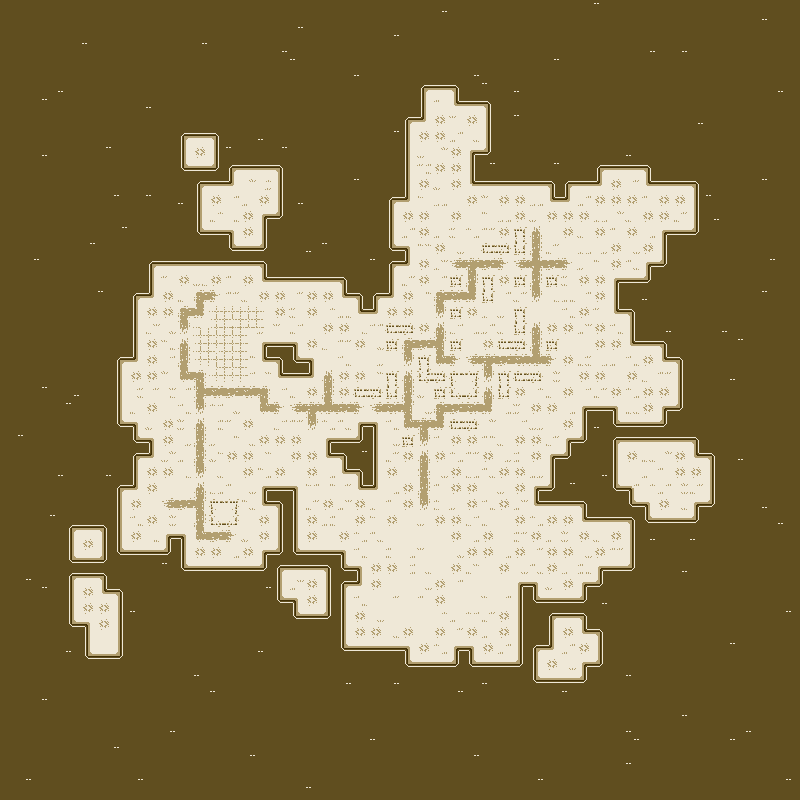

This game map was drawn from its Tiled (.tmx) file and the tilesets committed beside it. A one-line description and the trimmed map source follow:
An orthogonal 100x100 tile map with 8x8 px tiles, 1 tile layer (ground_layer) and 292 objects (19x CloudSpawner).

<map version="2017.05.02" orientation="orthogonal" renderorder="left-down" width="100" height="100" tilewidth="8" tileheight="8" nextobjectid="509">
 <tileset firstgid="1" source="../../tilesets/sepia-level-tileset.tsx" />
 <layer name="ground_layer" width="100" height="100">
  <data>[10000 cells, 10000 non-empty, 154 distinct tile ids]</data>
 </layer>
 <objectgroup name="objects_layer">
  <object id="173" x="248" y="408" width="16" height="16">
   <properties>
    <property name="prefab.code" value="CameraActor0" />
   </properties>
  </object>
  <object id="175" x="248" y="528" width="16" height="16">
   <properties>
    <property name="prefab.code" value="ActorControllerMediumDirectionRight" />
   </properties>
  </object>
  <object id="176" x="568" y="512" width="16" height="16">
   <properties>
    <property name="prefab.code" value="ActorControllerMediumDirectionUp" />
   </properties>
  </object>
  <object id="177" x="552" y="216" width="16" height="16">
   <properties>
    <property name="prefab.code" value="ActorControllerMediumDirectionLeft" />
   </properties>
  </object>
  <object id="179" x="232" y="232" width="16" height="16">
   <properties>
    <property name="prefab.code" value="ActorControllerMediumDirectionDown" />
   </properties>
  </object>
  <object id="181" x="144" y="480" width="16" height="16">
   <properties>
    <property name="prefab.code" value="Tree1" />
   </properties>
  </object>
  <object id="182" x="128" y="496" width="16" height="16">
   <properties>
    <property name="prefab.code" value="Tree1" />
   </properties>
  </object>
  <object id="183" x="144" y="512" width="16" height="16">
   <properties>
    <property name="prefab.code" value="Tree1" />
   </properties>
  </object>
  <object id="184" x="128" y="528" width="16" height="16">
   <properties>
    <property name="prefab.code" value="Tree1" />
   </properties>
  </object>
  <object id="185" x="192" y="544" width="16" height="16">
   <properties>
    <property name="prefab.code" value="Tree1" />
   </properties>
  </object>
  <object id="186" x="208" y="544" width="16" height="16">
   <properties>
    <property name="prefab.code" value="Tree1" />
   </properties>
  </object>
  <object id="187" x="160" y="464" width="16" height="16">
   <properties>
    <property name="prefab.code" value="Tree1" />
   </properties>
  </object>
  <object id="188" x="144" y="464" width="16" height="16">
   <properties>
    <property name="prefab.code" value="Tree1" />
   </properties>
  </object>
  <object id="189" x="160" y="432" width="16" height="16">
   <properties>
    <property name="prefab.code" value="Tree1" />
   </properties>
  </object>
  <object id="190" x="160" y="416" width="16" height="16">
   <properties>
    <property name="prefab.code" value="Tree1" />
   </properties>
  </object>
  <object id="191" x="144" y="400" width="16" height="16">
   <properties>
    <property name="prefab.code" value="Tree1" />
   </properties>
  </object>
  <object id="192" x="224" y="448" width="16" height="16">
   <properties>
    <property name="prefab.code" value="Tree1" />
   </properties>
  </object>
  <object id="193" x="240" y="416" width="16" height="16">
   <properties>
    <property name="prefab.code" value="Tree1" />
   </properties>
  </object>
  <object id="194" x="240" y="448" width="16" height="16">
   <properties>
    <property name="prefab.code" value="Tree1" />
   </properties>
  </object>
  <object id="195" x="240" y="464" width="16" height="16">
   <properties>
    <property name="prefab.code" value="Tree1" />
   </properties>
  </object>
  <object id="196" x="240" y="512" width="16" height="16">
   <properties>
    <property name="prefab.code" value="FactoryChimney0" />
   </properties>
  </object>
  <object id="197" x="256" y="512" width="16" height="16">
   <properties>
    <property name="prefab.code" value="Tree1" />
   </properties>
  </object>
  <object id="198" x="256" y="528" width="16" height="16">
   <properties>
    <property name="prefab.code" value="Tree1" />
   </properties>
  </object>
  <object id="199" x="240" y="544" width="16" height="16">
   <properties>
    <property name="prefab.code" value="Tree1" />
   </properties>
  </object>
  <object id="200" x="304" y="576" width="16" height="16">
   <properties>
    <property name="prefab.code" value="Tree1" />
   </properties>
  </object>
  <object id="201" x="304" y="592" width="16" height="16">
   <properties>
    <property name="prefab.code" value="Tree1" />
   </properties>
  </object>
  <object id="202" x="96" y="600" width="16" height="16">
   <properties>
    <property name="prefab.code" value="Tree1" />
   </properties>
  </object>
  <object id="203" x="80" y="600" width="16" height="16">
   <properties>
    <property name="prefab.code" value="Tree1" />
   </properties>
  </object>
  <object id="204" x="96" y="616" width="16" height="16">
   <properties>
    <property name="prefab.code" value="Tree1" />
   </properties>
  </object>
  <object id="205" x="80" y="584" width="16" height="16">
   <properties>
    <property name="prefab.code" value="Tree0" />
   </properties>
  </object>
  <object id="206" x="80" y="536" width="16" height="16">
   <properties>
    <property name="prefab.code" value="Tree1" />
   </properties>
  </object>
  <object id="207" x="192" y="144" width="16" height="16">
   <properties>
    <property name="prefab.code" value="Tree1" />
   </properties>
  </object>
  <object id="208" x="208" y="192" width="16" height="16">
   <properties>
    <property name="prefab.code" value="Tree1" />
   </properties>
  </object>
  <object id="209" x="256" y="192" width="16" height="16">
   <properties>
    <property name="prefab.code" value="Tree1" />
   </properties>
  </object>
  <object id="210" x="240" y="208" width="16" height="16">
   <properties>
    <property name="prefab.code" value="Tree1" />
   </properties>
  </object>
  <object id="211" x="240" y="224" width="16" height="16">
   <properties>
    <property name="prefab.code" value="Tree1" />
   </properties>
  </object>
  <object id="212" x="208" y="496" width="32" height="32">
   <properties>
    <property name="prefab.code" value="FactoryIntacted0" />
   </properties>
  </object>
  <object id="213" x="176" y="512" width="16" height="16">
   <properties>
    <property name="prefab.code" value="Spool0" />
   </properties>
  </object>
  <object id="214" x="160" y="480" width="32" height="16">
   <properties>
    <property name="prefab.code" value="StorageMediumCrates0Horizontal" />
   </properties>
  </object>
  <object id="215" x="216" y="344" width="32" height="32">
   <properties>
    <property name="prefab.code" value="EnemyHeavyTankCovered0Left" />
   </properties>
  </object>
  <object id="216" x="216" y="312" width="32" height="32">
   <properties>
    <property name="prefab.code" value="EnemyHeavyTankCovered0Left" />
   </properties>
  </object>
  <object id="217" x="144" y="368" width="16" height="16">
   <properties>
    <property name="prefab.code" value="Tree1" />
   </properties>
  </object>
  <object id="218" x="128" y="368" width="16" height="16">
   <properties>
    <property name="prefab.code" value="Tree1" />
   </properties>
  </object>
  <object id="219" x="144" y="352" width="16" height="16">
   <properties>
    <property name="prefab.code" value="Tree1" />
   </properties>
  </object>
  <object id="220" x="144" y="336" width="16" height="16">
   <properties>
    <property name="prefab.code" value="Tree1" />
   </properties>
  </object>
  <object id="221" x="160" y="304" width="16" height="16">
   <properties>
    <property name="prefab.code" value="Tree1" />
   </properties>
  </object>
  <object id="222" x="144" y="304" width="16" height="16">
   <properties>
    <property name="prefab.code" value="Tree1" />
   </properties>
  </object>
  </objectgroup>
</map>
<!-- 245 of 292 objects omitted -->
